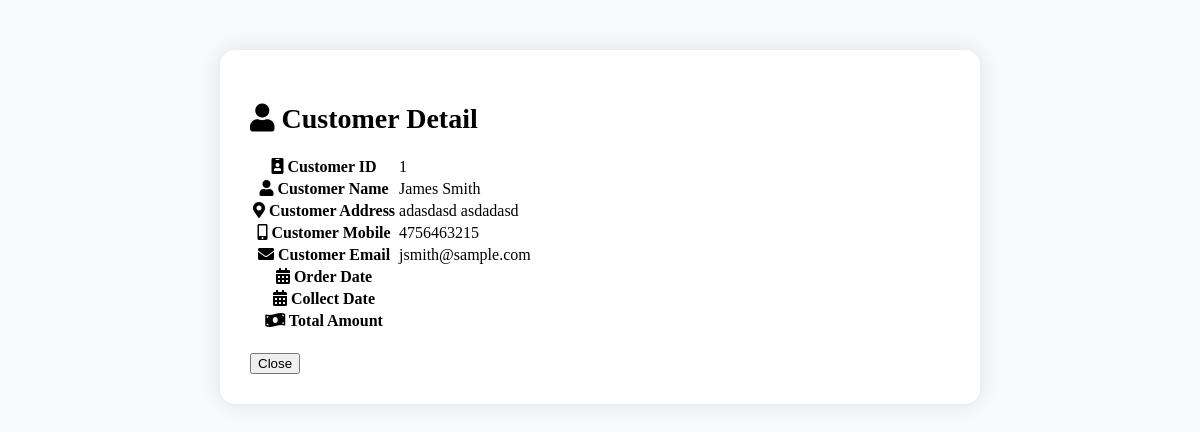
Screenshot of /admin/customerorderdetail.php?id=1 with the database file from the repository.
### tables this page shows
CREATE TABLE `orders` (
  `id` int(30) NOT NULL,
  `name` text NOT NULL,
  `address` text NOT NULL,
  `mobile` text NOT NULL,
  `email` text NOT NULL,
  `status` tinyint(1) NOT NULL DEFAULT 0
);

### admin/customerorderdetail.php (the view, shortened to what this page needs)
<?php
    include 'db_connect.php';
    $order_id = $_GET['id'];
    $qry = $conn->query("SELECT * FROM orders WHERE id = $order_id");
    $row = $qry->fetch_assoc();
?>
    <link rel="stylesheet" href="https://cdnjs.cloudflare.com/ajax/libs/font-awesome/5.15.3/css/all.min.css">
</head>
<body>
    <div class="customer-detail-container">
        <h2 class="text-center"><i class="fas fa-user"></i> Customer Detail</h2>
        <table class="table table-striped table-hover">
            <tr>
                <th><i class="fas fa-id-badge"></i> Customer ID</th>
                <td><?php echo $row['id'] ?></td>
            </tr>
            <tr>
                <th><i class="fas fa-user"></i> Customer Name</th>
                <td><?php echo $row['name'] ?></td>
            </tr>
            <tr>
                <th><i class="fas fa-map-marker-alt"></i> Customer Address</th>
                <td><?php echo $row['address'] ?></td>
            </tr>
            <tr>
                <th><i class="fas fa-mobile-alt"></i> Customer Mobile</th>
                <td><?php echo $row['mobile'] ?></td>
            </tr>
            <tr>
                <th><i class="fas fa-envelope"></i> Customer Email</th>
                <td><?php echo $row['email'] ?></td>
            </tr>
            <tr>
                <th><i class="fas fa-calendar-alt"></i> Order Date</th>
                <td><?php echo $row['date'] ?></td>
            </tr>
            <tr>
                <th><i class="fas fa-calendar-alt"></i> Collect Date</th>
                <td><?php echo $row['collect_time'] ?></td>
            </tr>
            <tr>
                <th><i class="fas fa-money-bill-wave"></i> Total Amount</th>
                <td><?php echo $row['total_fee'] ?></td>
            </tr>
        </table>
        <div class="text-center">
            <button type="button" class="btn btn-secondary" data-dismiss="modal">Close</button>
        </div>
    </div>
</body>
</html>

### admin/customerorderdetail.php (style rules this page uses)
body { background-color: #f8f9fa; }
.customer-detail-container { background-color: #fff; padding: 30px; border-radius: 15px; box-shadow: 0 0 20px rgba(0, 0, 0, 0.1); max-width: 700px; margin: 50px auto; }
.customer-detail-container h2 { margin-bottom: 20px; font-size: 1.75rem; }
.table th, .table td { vertical-align: middle; }
.btn-secondary { margin-top: 20px; }

### rows the page displays
orders: id "1", name "James Smith", address "adasdasd asdadasd", mobile "4756463215", email "jsmith@sample.com"
